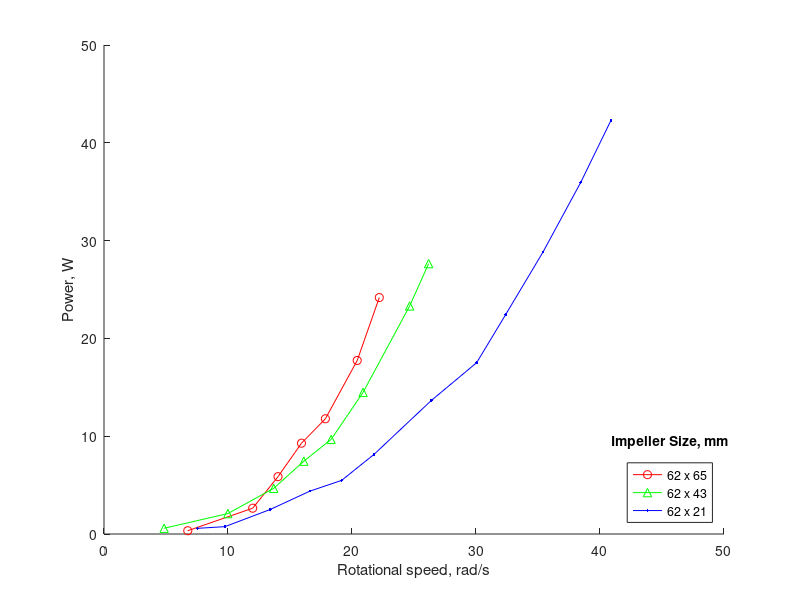
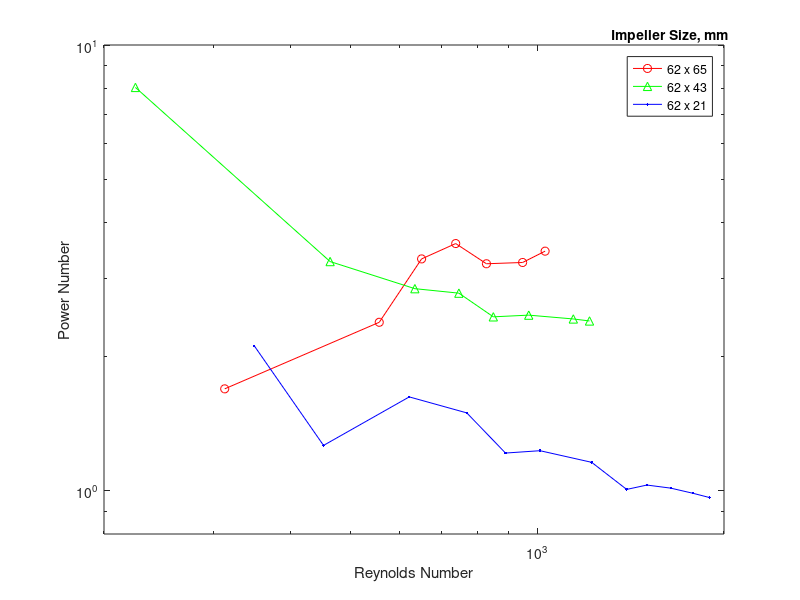
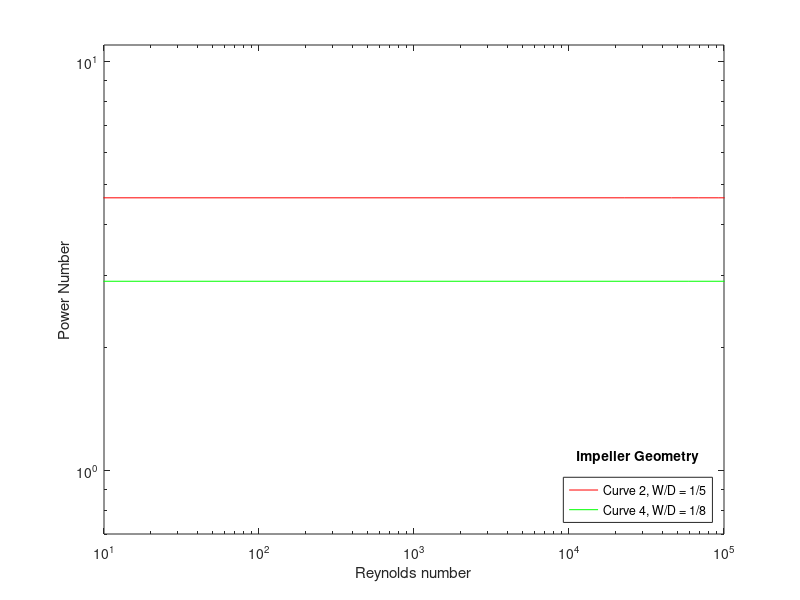
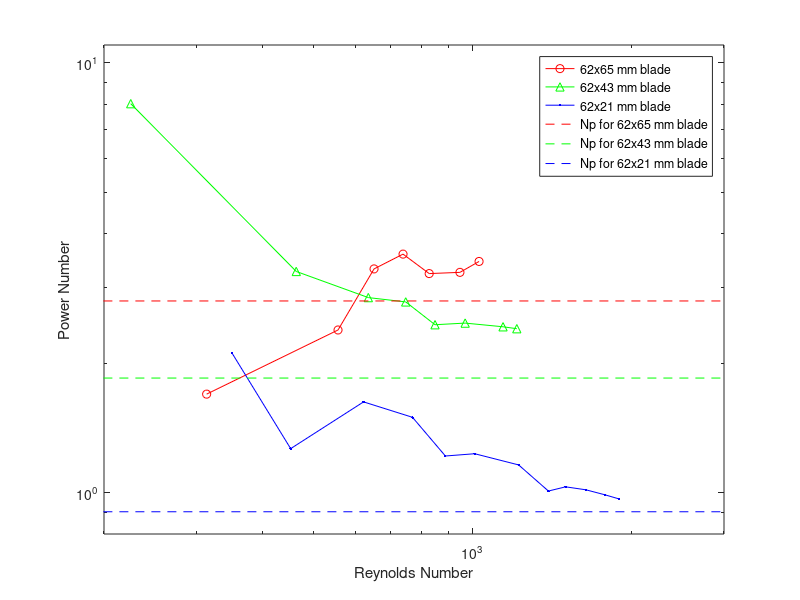

These figures' MATLAB source, in order:
function combined_fluidmixing
close all

%obtain vals
[Re_6265, P_6265, Re_6243, P_6243, Re_6221, P_6221] = experiment();
[Re, Povec1, Povec2, Povec3, ~, ~, ~, ~] = po_derivation();

%plot experimental data to derived Po
figure
loglog(Re_6265, P_6265, 'ro-')
hold on
loglog(Re_6243, P_6243, 'g^-')
loglog(Re_6221, P_6221, 'b.-')
loglog(Re, Povec1, 'r--')
loglog(Re, Povec2, 'g--')
loglog(Re, Povec3, 'b--')
axis([200 3000 0.8 11])
legend('62x65 mm blade','62x43 mm blade','62x21 mm blade', 'Np for 62x65 mm blade', 'Np for 62x43 mm blade', 'Np for 62x21 mm blade', 'Location', 'Northeast');
ylabel('Power Number')
xlabel('Reynolds Number')

end

function [Re_6265, P_6265, Re_6243, P_6243, Re_6221, P_6221] = experiment()

%Given lever arm distance (m)
lever_arm = 0.11;

% Rotational speed in rpm, force in N
% Impeller size 62x65 mm
rpm_6265 = [64.5, 114.5, 134.0, 152.1, 170.5, 195.0, 212.0]; 
force_6265 = [0.45, 2.0, 3.8, 5.3, 6.0, 7.9, 9.9];
[rot_speed_6265, torque_6265, power_6265] = calc_params(rpm_6265, force_6265, lever_arm);
disp('---------------------------------------------------------------------------')
disp('Calculated Parameters, 62x65mm impeller')
disp('---------------------------------------------------------------------------')
disp('Rotation, rpm   Force, N   Rotational Speed, rad/s   Torque, N*m   Power, W')
for i = 1:numel(rpm_6265)
    fprintf('%.1f             %.2f       %.1f                      %.2f          %.1f \n',rpm_6265(i), force_6265(i), rot_speed_6265(i), torque_6265(i), power_6265(i))
end
disp('---------------------------------------------------------------------------')

% Impeller size 62x43 mm
rpm_6243 = [46.3, 95.4, 130.7, 153.9, 174.9, 199.5, 235.4, 250.0];
force_6243 = [1.1, 1.9, 3.1, 4.2, 4.8, 6.3, 8.6, 9.6];
[rot_speed_6243, torque_6243, power_6243] = calc_params(rpm_6243, force_6243, lever_arm);
disp('---------------------------------------------------------------------------')
disp('Calculated Parameters, 62x43mm impeller')
disp('---------------------------------------------------------------------------')
disp('Rotation, rpm   Force, N   Rotational Speed, rad/s   Torque, N*m   Power, W')
for i = 1:numel(rpm_6243)
    fprintf('%.1f             %.2f       %.1f                      %.2f          %.1f \n',rpm_6243(i), force_6243(i), rot_speed_6243(i), torque_6243(i), power_6243(i))
end
disp('---------------------------------------------------------------------------')

% Impeller size 62x21 mm
rpm_6221 = [72.0, 93.1, 128.0, 158.5, 183.0, 208.0, 252.0, 287.0, 309.4, 338.0, 367.1, 390.3];
force_6221 = [0.7, 0.7, 1.7, 2.4, 2.6, 3.4, 4.7, 5.3, 6.3, 7.4, 8.5, 9.4];
[rot_speed_6221, torque_6221, power_6221] = calc_params(rpm_6221, force_6221, lever_arm);
disp('---------------------------------------------------------------------------')
disp('Calculated Parameters, 62x21mm impeller')
disp('---------------------------------------------------------------------------')
disp('Rotation, rpm   Force, N   Rotational Speed, rad/s   Torque, N*m   Power, W')
for i = 1:numel(rpm_6221)
    fprintf('%.1f             %.2f       %.1f                      %.2f          %.1f \n',rpm_6221(i), force_6221(i), rot_speed_6221(i), torque_6221(i), power_6221(i))
end
disp('---------------------------------------------------------------------------')

%Power vs speed plot
figure
hold on
plot(rot_speed_6265, power_6265, 'ro-', rot_speed_6243, power_6243, 'g^-', rot_speed_6221, power_6221, 'b.-')
xlabel('Rotational speed, rad/s')
ylabel('Power, W')
h = legend('62 x 65','62 x 43','62 x 21','Location','Southeast');
v = get(h,'title');
set(v,'string','Impeller Size, mm');

%Power Number vs Reynolds Number
density = 865; %mineral oil, kg/m^3
viscosity = 110e-6*density; %Pa*s
% all_rps = 60*[rpm_6265 rpm_6243 rpm_6221];
% all_power = [power_6265 power_6243 power_6221];
[Re_6265, P_6265] = dimensionless_groups(0.062*2+0.055, rpm_6265./60, density, viscosity, power_6265);
[Re_6243, P_6243] = dimensionless_groups(0.062*2+0.055, rpm_6243./60, density, viscosity, power_6243);
[Re_6221, P_6221] = dimensionless_groups(0.062*2+0.055, rpm_6221./60, density, viscosity, power_6221);

% [reynolds_number, power_number] = dimensionless_groups(lever_arm*2, all_rps, density, viscosity, all_power);
% reynolds_number
% power_number
figure
loglog(Re_6265, P_6265, 'ro-', Re_6243, P_6243, 'g^-', Re_6221, P_6221, 'b.-')
xlabel('Reynolds Number')
ylabel('Power Number')
axis([200 2000 .8 10])
h = legend('62 x 65','62 x 43','62 x 21','Location','NorthEast');
v = get(h,'title');
set(v,'string','Impeller Size, mm');

end

function [rot_speed, torque, power] = calc_params(rpm, force, lever_arm)
% Calculate rotational speed, torque, and power

rot_speed = 2*pi*rpm./60; %rad/s
torque = force.*lever_arm; %N*m
power = torque.*rot_speed; %W

end

function [reynolds_number, power_number] = dimensionless_groups(D_impeller, N_rps, density, viscosity, power)

reynolds_number = ((D_impeller.^2).*N_rps.*density)./viscosity;
power_number = power./((N_rps.^3) .* (D_impeller.^5) .* density);

end

function [Re, Povec1, Povec2, Povec3, Re_lit1, Re_lit2, Po_lit1, Po_lit2] = po_derivation()

%constants
alpha = 2; %# of blades
Cd = 2; %from drag coeffs doc
rho = 864; %kg/m^3
mu = 0.0952; %kg/m*s

%blade dimensions
h1 = 0.065; %m
h2 = 0.043; %m
h3 = 0.021; %m
w = 0.062; %m
r1 = 0.055/2; %m
r2 = r1 + w; %m
D = 2*r2;

N = linspace(0.1, 10^5); %rev/sec
Re = reynolds(D, N, rho, mu);

Po1 = powernum(alpha, Cd, h1, r2, r1);
Povec1 = Po1*ones(size(Re));

Po2 = powernum(alpha, Cd, h2, r2, r1);
Povec2 = Po2*ones(size(Re));

Po3 = powernum(alpha, Cd, h3, r2, r1);
Povec3 = Po3*ones(size(Re));

%the plotting
% figure
% loglog(Re, Povec1, 'r')
% hold on
% loglog(Re, Povec2, 'g')
% loglog(Re, Povec3, 'b')
% xlabel('Reynolds number')
% ylabel('Power Number')
% axis([0 100000 0.7 11])
% h = legend('62 x 65','62 x 43','62 x 21','Location','NorthEast');
% v = get(h,'title');
% set(v,'string','Impeller Size, mm');


%for literature curves
alpha_lit = 6;
h = 0.01;
r1 = 0;
D_lit1 = 5*h;
r2_lit1 = D_lit1/2;
D_lit2 = 8*h;
r2_lit2 = D_lit2/2;

%curve 2, W/D = 1/5
Re_lit1 = reynolds(D_lit1, N, rho, mu);
Po_lit1 = powernum(alpha_lit, Cd, h, r2_lit1, r1);
Povec_lit1 = Po_lit1*ones(size(Re_lit1));

%curve 4, W/D = 1/8
Re_lit2 = reynolds(D_lit2, N, rho, mu);
Po_lit2 = powernum(alpha_lit, Cd, h, r2_lit2, r1);
Povec_lit2 = Po_lit2*ones(size(Re_lit2));

%the plotting
figure
loglog(Re_lit1, Povec_lit1, 'r')
hold on
loglog(Re_lit2, Povec_lit2, 'g')
xlabel('Reynolds number')
ylabel('Power Number')
axis([10 100000 0.7 11])
h = legend('Curve 2, W/D = 1/5', 'Curve 4, W/D = 1/8','Location','SouthEast');
v = get(h,'title');
set(v,'string','Impeller Geometry');

%Print stuff
disp(' ')
disp('---------------------------------------------------------------------------')
disp('Power Number Derived from Drag Force');
disp('---------------------------------------------------------------------------')
disp('Impeller        Power Number');
fprintf('62 x 65 mm: \t%.2f\n', Po1)
fprintf('62 x 43 mm: \t%.2f\n', Po2)
fprintf('62 x 21 mm: \t%.2f\n', Po3)
fprintf('Curve 2:\t\t%.3f\n', Po_lit1)
fprintf('Curve 4:\t\t%.3f\n', Po_lit2)
disp(' ')

end

function [Re] = reynolds(D, N, rho, mu)

Re = (D.^2).*N.*rho./mu;
end

function Po = powernum(alpha, Cd, h, r2, r1)

numer = alpha*Cd*h*((r2^4)-(r1^4))*(pi^3);
denom = (2*r2)^5;
Po = numer./denom;
end